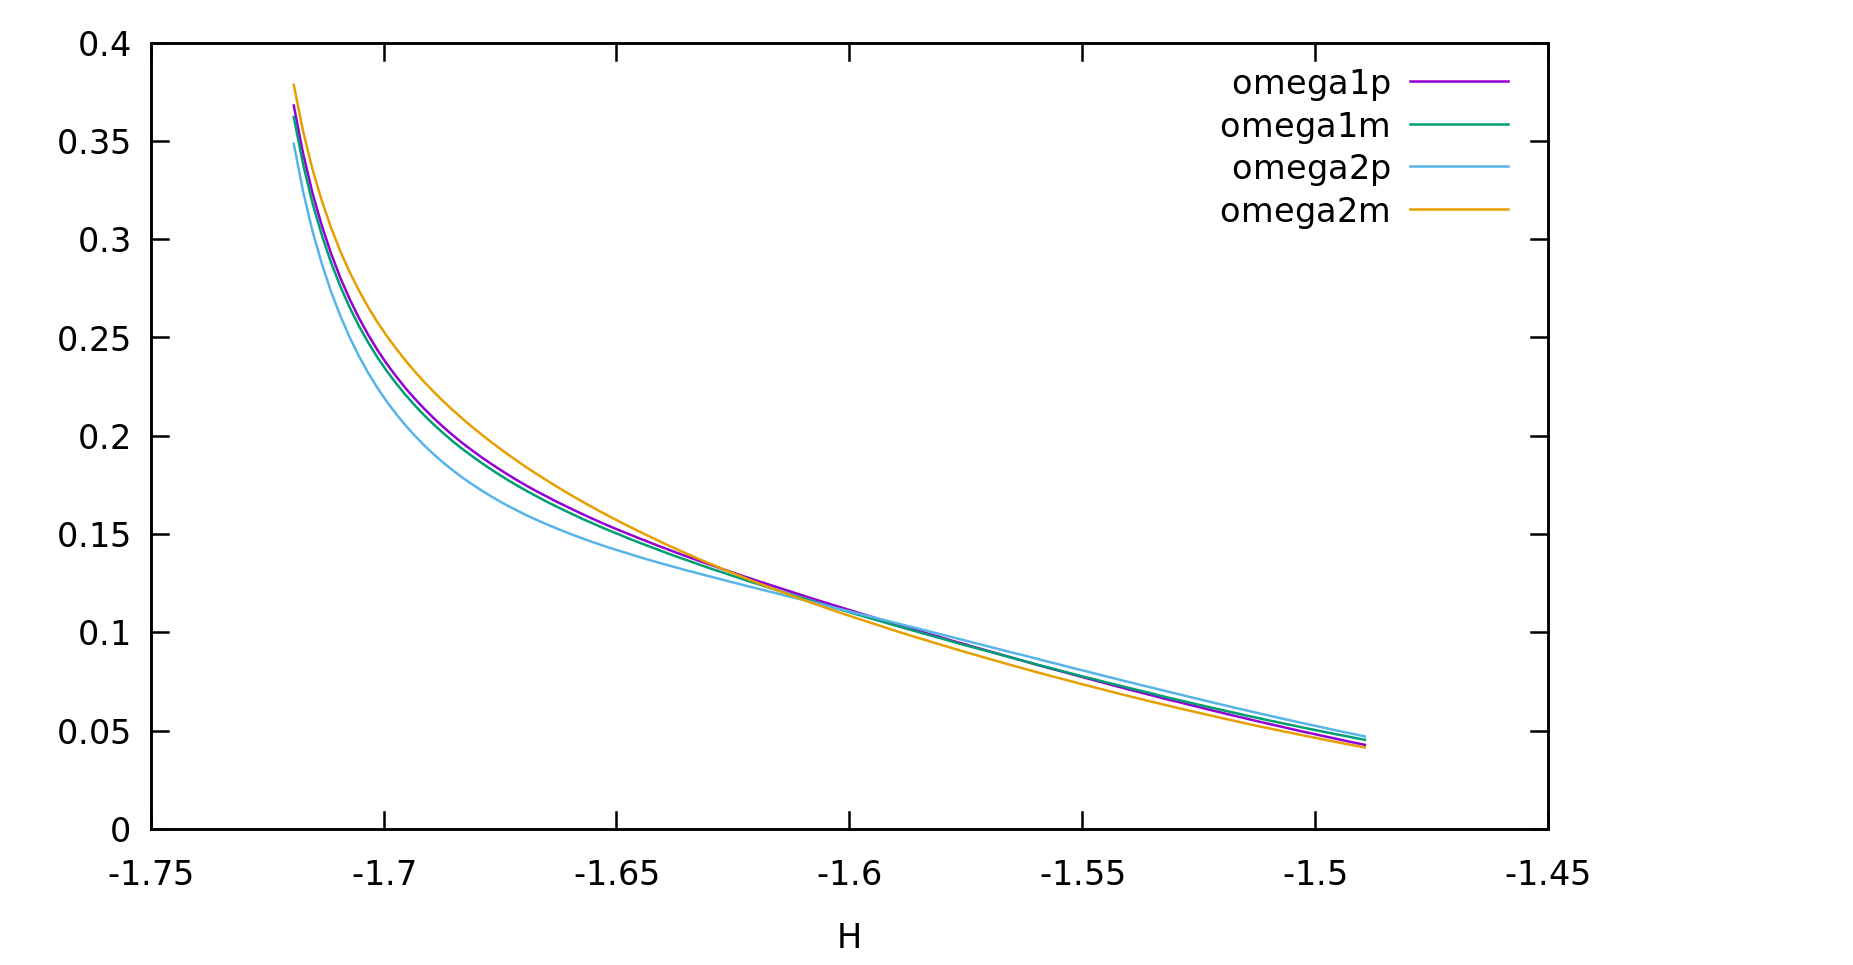

Write gnuplot code to recreate this figure.
#set out "omega_j.eps"
#set term postscript enhanced monochrome eps

set xlabel "H"
set ylabel
#set key left top

plot \
"omega_neg.res" u 1:(-2.0*$2) t "omega1p" w l, \
"omega_neg.res" u 1:(-2.0*$3) t "omega1m" w l, \
"omega_neg.res" u 1:(-2.0*$4) t "omega2p" w l, \
"omega_neg.res" u 1:(-2.0*$5) t "omega2m" w l

set term pop
set out 
